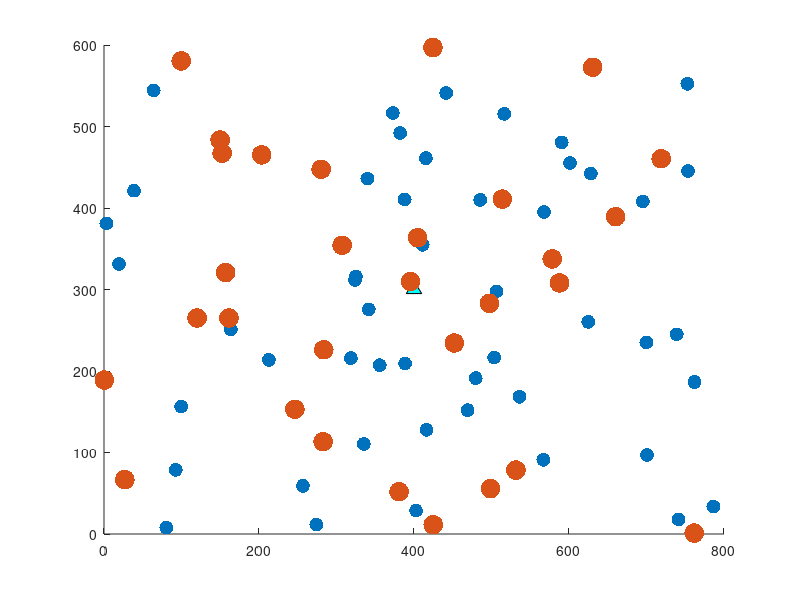

Write the MATLAB code that produced this figure.
function GravityQuest()
    % Create Figure
    f = figure('Color', 'black', 'Position', [100, 100, 800, 600], ...
               'KeyPressFcn', @keyPressHandler, ...
               'CloseRequestFcn', @closeHandler);
    
    % Initialize Game Variables
    spaceshipPos = [400, 300]; % Initial position of the spaceship
    lightCollectibles = generateLightCollectibles(50); % Generate 5 light collectibles
    blackHoles = generateBlackHoles(30); % Generate 3 black holes
    score = 0; % Initial score
  
    % Main Game Loop
    while ishandle(f)
        % Update spaceship position
        plotSpaceship(spaceshipPos);
        plotCollectibles(lightCollectibles);
        plotBlackHoles(blackHoles);
        
        % Collision Detection
        [lightCollectibles, score] = collectLight(lightCollectibles, spaceshipPos, score);
        if checkCollisionWithBlackHoles(blackHoles, spaceshipPos)
            msgbox('You collided with a black hole! Game Over!', 'Game Over', 'error');
            break;
        end
        
        % Update Score Display
        title(sprintf('Score: %d', score), 'Color', 'white');
        pause(0.1); % Control the game speed
    end
    
    function closeHandler(~, ~)
        delete(f);
    end

    function keyPressHandler(~, event)
        switch event.Key
            case 'uparrow'
                spaceshipPos(2) = min(spaceshipPos(2) + 10, 600); % Move up
            case 'downarrow'
                spaceshipPos(2) = max(spaceshipPos(2) - 10, 0); % Move down
            case 'leftarrow'
                spaceshipPos(1) = max(spaceshipPos(1) - 10, 0); % Move left
            case 'rightarrow'
                spaceshipPos(1) = min(spaceshipPos(1) + 10, 800); % Move right
        end
    end
end

function lightCollectibles = generateLightCollectibles(num)
    lightCollectibles = rand(num, 2) .* [800, 600]; % Random positions
end

function blackHoles = generateBlackHoles(num)
    blackHoles = rand(num, 2) .* [800, 600]; % Random positions
end

function plotSpaceship(pos)
    hold on;
    fill(pos(1) + [-10, 10, 0], pos(2) + [-5, -5, 10], 'c'); % Simple triangular spaceship
    axis([0 800 0 600]);
    set(gca, 'Color', 'black');
    hold off;
end

function plotCollectibles(collectibles)
    hold on;
    scatter(collectibles(:, 1), collectibles(:, 2), 100, 'yellow', 'filled'); % Light collectibles
    hold off;
end

function plotBlackHoles(holes)
    hold on;
    scatter(holes(:, 1), holes(:, 2), 200, 'blue', 'filled'); % Black holes
    hold off;
end

function [lightCollectibles, score] = collectLight(lightCollectibles, spaceshipPos, score)
    for i = size(lightCollectibles, 1):-1:1
        if norm(lightCollectibles(i, :) - spaceshipPos) < 15 % Detect collision
            score = score + 1; % Increase score
            lightCollectibles(i, :) = []; % Remove collected light
        end
    end
end

function collision = checkCollisionWithBlackHoles(blackHoles, spaceshipPos)
    collision = any(vecnorm(blackHoles - spaceshipPos, 2, 2) < 25); % Collision if too close
end
